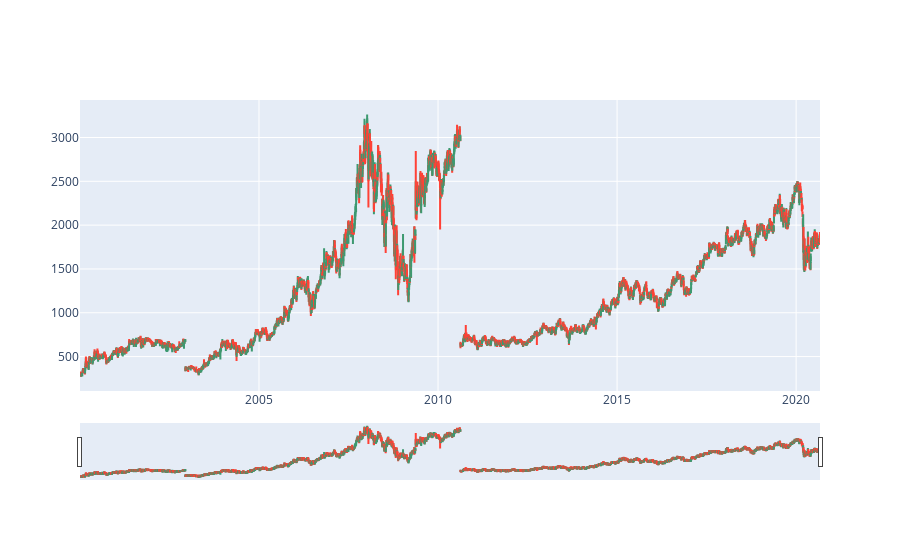

The code cell stored with this chart in its notebook:
### Code cell
hdfc = allCSV['HDFC']
candle_plot(allCSV['HDFC'])

### Figure 1 — Plotly figure (JSON) as saved in the notebook; plotly's stock layout.template omitted (floating-point values rounded to 4 significant figures; data arrays with more than 128 entries replaced by an {"elided": "..."} marker saying what was removed)
{"data": [{"close": {"elided": "5141 float values"}, "high": {"elided": "5141 float values"}, "low": {"elided": "5141 float values"}, "open": {"elided": "5141 float values"}, "type": "candlestick", "x": {"elided": "5141 str values"}}], "layout": {"xaxis": {"rangeslider": {"visible": true}}}}
